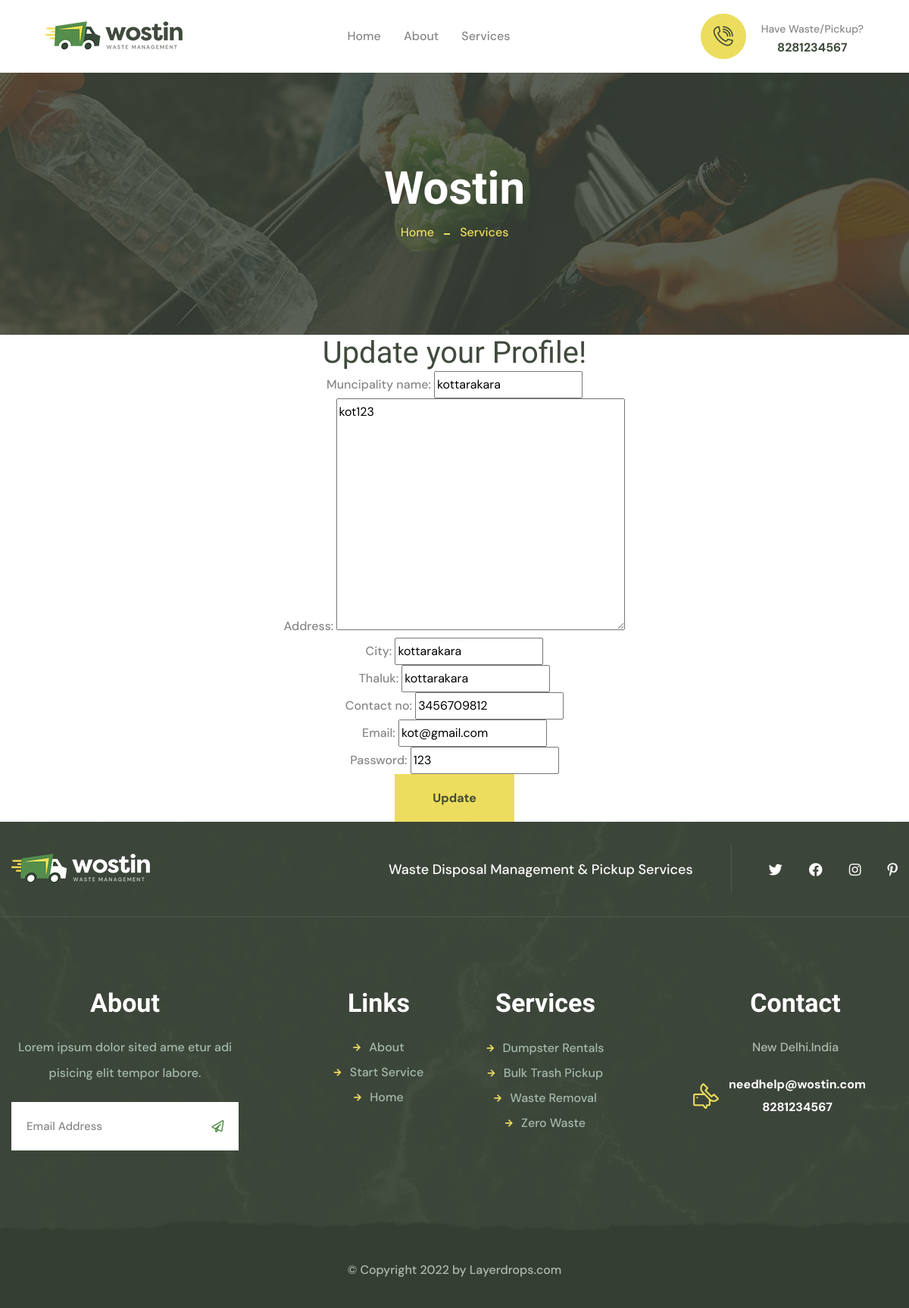
/muncipality_update (signed in), run on the app's committed database.
### swmapp/models.py (models this page shows)
class MuncipalityReg(models.Model):
    muncipality_name = models.CharField(max_length=100)
    address = models.TextField()
    city = models.CharField(max_length=100)
    thaluk = models.CharField(max_length=100)
    contact_no = models.IntegerField()
    login_id = models.ForeignKey(LoginTable,on_delete=models.CASCADE)
    def __str__(self):
         return self.muncipality_name

class LoginTable(models.Model):
    email = models.EmailField(unique=True)
    password = models.CharField(max_length=10)
    usertype = models.CharField(max_length=20,null=True)

### swmapp/views.py (the view)
# urls.py: path('muncipality_update', views.muncipality_update, name='muncipality_update'),
def muncipality_update(request):
    id=request.session.get('muncipalityid')
    logindata=get_object_or_404(LoginTable,id=id)
    data = get_object_or_404(MuncipalityReg, login_id=logindata)
    print(data)
    if request.method == 'POST':
        updateform = MuncipalityRegister(request.POST, instance=data)
        logform = LoginForm(request.POST, instance=logindata)
        if updateform.is_valid() and logform.is_valid():
            updateform.save()
            logform.save()
            return redirect('muncipality_home')
    else:
        updateform = MuncipalityRegister(instance=data)
        logform = LoginForm(instance=logindata)
    return render(request, 'muncipality_update.html',{'updateform':updateform,'logform':logform})

### swmapp/forms.py
class MuncipalityRegister(forms.ModelForm):
    class Meta:
        model = MuncipalityReg
        fields = ['muncipality_name','address','city','thaluk','contact_no']

class LoginForm(forms.ModelForm):
    class Meta:
        model = LoginTable
        fields = ['email','password']

### swmapp/templates/muncipality_update.html (shortened to what this page needs)
{% extends 'header.html' %}
{% block content %}
<html>
    <head>
    </head>
    <body align="center">
        <h1>Update your Profile!</h1>
        <form method="post">
            {{ updateform.as_p}}
            {{ logform.as_p}}
            <button class="thm-btn contact-one__btn" type="submit">Update</button>
        </form>
    </body>
</html>
{% endblock %}

### data on the page
MuncipalityReg: muncipality_name "kottarakara", address "kot123", city "kottarakara", thaluk "kottarakara", contact_no "3456709812"
LoginTable: email "kot@gmail.com", password "123"
